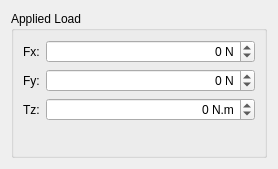
<?xml version="1.0" encoding="UTF-8"?>
<ui version="4.0">
 <class>AppliedLoadWidget</class>
 <widget class="QWidget" name="AppliedLoadWidget">
  <property name="geometry">
   <rect>
    <x>0</x>
    <y>0</y>
    <width>278</width>
    <height>169</height>
   </rect>
  </property>
  <layout class="QVBoxLayout" name="verticalLayout">
   <property name="sizeConstraint">
    <enum>QLayout::SetMinimumSize</enum>
   </property>
   <item>
    <widget class="QGroupBox" name="groupBox">
     <property name="title">
      <string>Applied Load</string>
     </property>
     <layout class="QFormLayout" name="formLayout">
      <item row="1" column="1">
       <widget class="QDoubleSpinBox" name="fx">
        <property name="alignment">
         <set>Qt::AlignRight|Qt::AlignTrailing|Qt::AlignVCenter</set>
        </property>
        <property name="showGroupSeparator" stdset="0">
         <bool>true</bool>
        </property>
        <property name="suffix">
         <string> N</string>
        </property>
        <property name="decimals">
         <number>0</number>
        </property>
        <property name="minimum">
         <double>-1000000000000000000.000000000000000</double>
        </property>
        <property name="maximum">
         <double>1000000000000000000.000000000000000</double>
        </property>
       </widget>
      </item>
      <item row="2" column="1">
       <widget class="QDoubleSpinBox" name="fy">
        <property name="alignment">
         <set>Qt::AlignRight|Qt::AlignTrailing|Qt::AlignVCenter</set>
        </property>
        <property name="showGroupSeparator" stdset="0">
         <bool>true</bool>
        </property>
        <property name="suffix">
         <string> N</string>
        </property>
        <property name="decimals">
         <number>0</number>
        </property>
        <property name="minimum">
         <double>-1000000000000000000.000000000000000</double>
        </property>
        <property name="maximum">
         <double>1000000000000000000.000000000000000</double>
        </property>
       </widget>
      </item>
      <item row="3" column="1">
       <widget class="QDoubleSpinBox" name="tz">
        <property name="alignment">
         <set>Qt::AlignRight|Qt::AlignTrailing|Qt::AlignVCenter</set>
        </property>
        <property name="showGroupSeparator" stdset="0">
         <bool>true</bool>
        </property>
        <property name="suffix">
         <string> N.m</string>
        </property>
        <property name="decimals">
         <number>0</number>
        </property>
        <property name="minimum">
         <double>-10000000000000000.000000000000000</double>
        </property>
        <property name="maximum">
         <double>10000000000000000.000000000000000</double>
        </property>
       </widget>
      </item>
      <item row="3" column="0">
       <widget class="QLabel" name="label_3">
        <property name="text">
         <string>Tz:</string>
        </property>
       </widget>
      </item>
      <item row="2" column="0">
       <widget class="QLabel" name="label_2">
        <property name="text">
         <string>Fy:</string>
        </property>
       </widget>
      </item>
      <item row="1" column="0">
       <widget class="QLabel" name="label_1">
        <property name="text">
         <string>Fx:</string>
        </property>
       </widget>
      </item>
     </layout>
    </widget>
   </item>
  </layout>
 </widget>
 <resources/>
 <connections/>
</ui>
